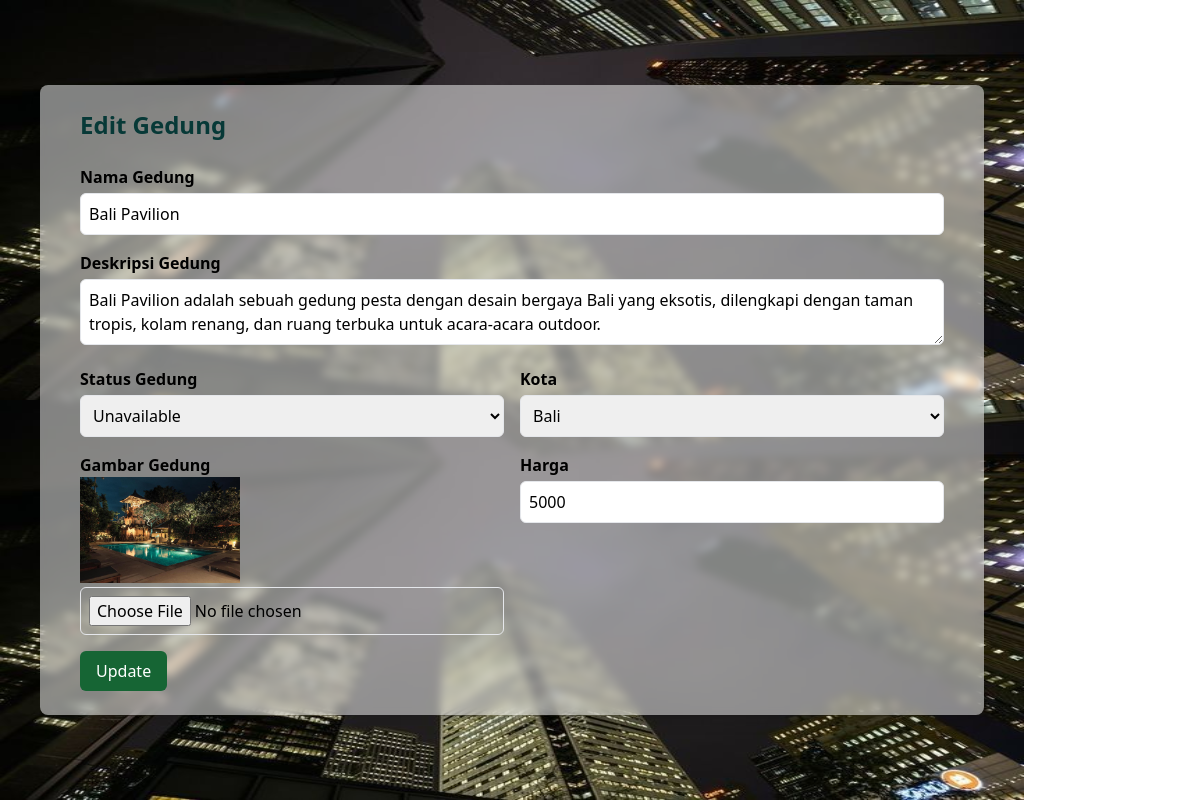
The page /src/edit_gedung.php?id=3 on the database its author committed.
### tables this page shows
CREATE TABLE `daftar_gedung` (
  `id_gedung` int(11) NOT NULL,
  `nama_gedung` varchar(255) NOT NULL,
  `deskripsi_gedung` text NOT NULL,
  `status_gedung` enum('Available','Unavailable') NOT NULL,
  `gambar_gedung` text NOT NULL,
  `kota_gedung` varchar(255) NOT NULL,
  `harga_sewa` double NOT NULL
);

### src/edit_gedung.php (the view, shortened to what this page needs)
<?php
include 'koneksi.php';
$id = $_GET["id"];
$query = "SELECT * FROM daftar_gedung WHERE id_gedung='$id'";
$data = mysqli_query($koneksi, $query);
?>
<!DOCTYPE html>
<html lang="en">
<head>
    <link rel="stylesheet" href="output.css">
</head>
<body>
<section class="bgedit container h-svh flex justify-center items-center">
    <div class="mx-10 backdrop-blur-sm w-full relative z-10">
        <div class="w-full bg-white bg-opacity-50 px-10 py-6 rounded-lg shadow-lg">
            <h2 class="text-2xl font-bold mb-6 text-dla">Edit Gedung</h2>
            <?php while ($d = mysqli_fetch_array($data)): ?>
                <form method="post" class="space-y-4" enctype="multipart/form-data">
                    <div class="mb-4">
                        <label for="nama_gedung" class="block text-black font-semibold">Nama Gedung</label>
                        <input type="text" id="nama_gedung" name="nama_gedung" value="<?php echo $d['nama_gedung'] ?>"
                            class="mt-1 p-2 w-full border rounded-md" required>
                    </div>
                    <div class="mb-4">
                        <label for="deskripsi_gedung" class="block text-black font-semibold">Deskripsi Gedung</label>
                        <textarea id="deskripsi_gedung" name="deskripsi_gedung"
                            class="mt-1 p-2 w-full min-h-4 border rounded-md"
                            required><?php echo $d['deskripsi_gedung'] ?></textarea>
                    </div>
                    <div class="mb-4 flex space-x-4">
                        <div class="w-1/2">
                            <label for="status_gedung" class="block text-black font-semibold">Status Gedung</label>
                            <select id="status_gedung" name="status_gedung" class="mt-1 p-2 w-full border rounded-md" required>
                                <option value="Unavailable" <?php echo ($d['status_gedung'] == 'Unavailable') ? 'selected' : ''; ?>>Unavailable</option>
                            </select>
                        </div>
                        <div class="w-1/2">
                            <label for="kota" class="block text-black font-semibold">Kota</label>
                            <select id="kota" name="kota" class="mt-1 p-2 w-full border rounded-md" required>
                                <option value="Bali" <?php echo ($d['kota_gedung'] == 'Bali') ? 'selected' : ''; ?>>Bali</option>
                            </select>
                        </div>
                    </div>
                    <div class="mb-4 flex space-x-4">
                        <div class="w-1/2">
                            <label for="gambar_gedung" class="block text-black font-semibold">Gambar Gedung</label>
                            <img class="w-40 h-30 object-cover flex" src="uploads/<?php echo $d['gambar_gedung']; ?>"
                                alt="<?php echo $d['nama_gedung']; ?>">
                            <input type="file" id="gambar_gedung" name="gambar_gedung" accept="image/*"
                                class="mt-1 p-2 w-full border rounded-md">
                        </div>
                        <div class="w-1/2">
                            <label for="harga" class="block text-black font-semibold">Harga</label>
                            <input type="number" id="harga" name="harga" value="<?php echo $d['harga_sewa'] ?>" class="mt-1 p-2 w-full border rounded-md" required>
                        </div>
                    </div>
                    <button type="submit" name="submit"
                        class="bg-green-800 text-white py-2 px-4 rounded-md hover:bg-green-900">Update</button>
                </form>
            <?php endwhile; ?>
        </div>
    </div>
</section>
</body>
</html>

### src/edit_gedung.php (style rules this page uses)
.bgedit { background-image: url(../public/asset/back.jpeg); background-repeat: round; object-fit: cover; }

### rows shown on the page
daftar_gedung: nama_gedung "Bali Pavilion", deskripsi_gedung "Bali Pavilion adalah sebuah gedung pesta dengan desain bergaya Bali yang eksotis, dilengkapi dengan taman tropis, kolam renang, dan ruang terbuka untuk acara-acara outdoor.", status_gedung "Unavailable", kota "Bali", gambar_gedung (picture), harga "5000"
